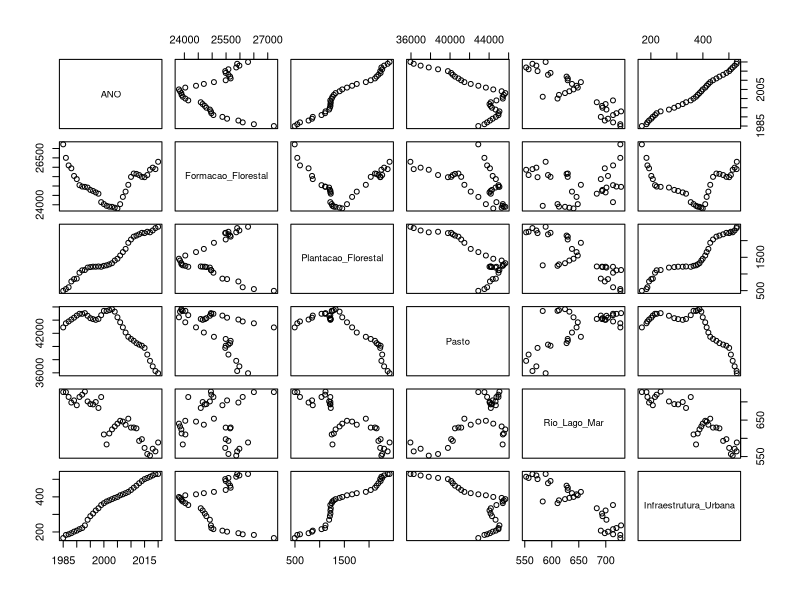
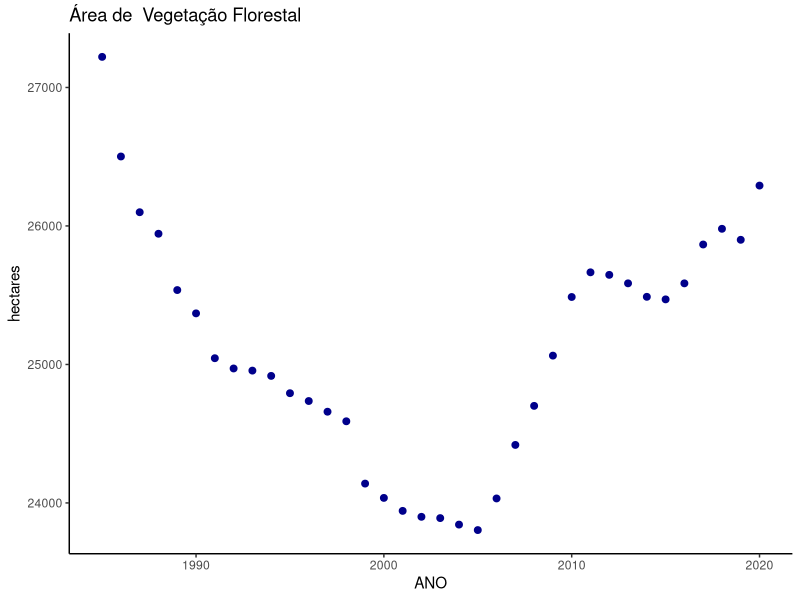
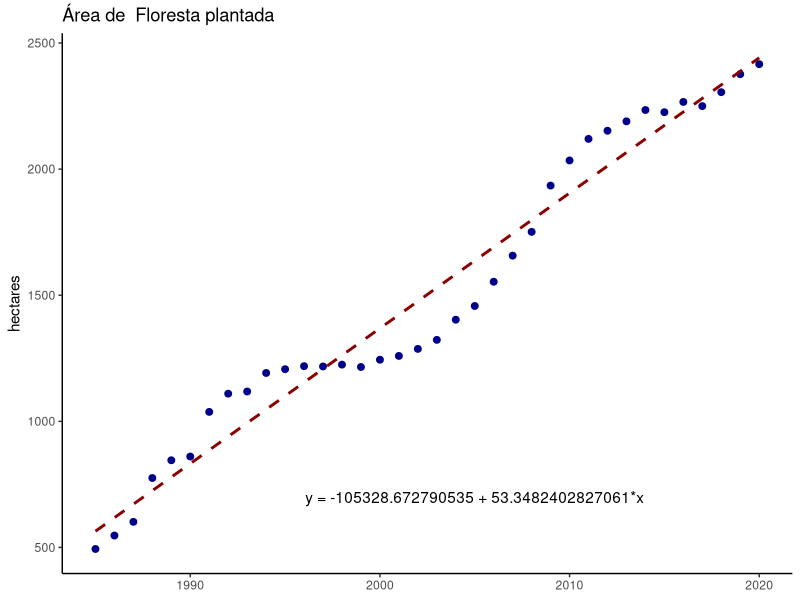
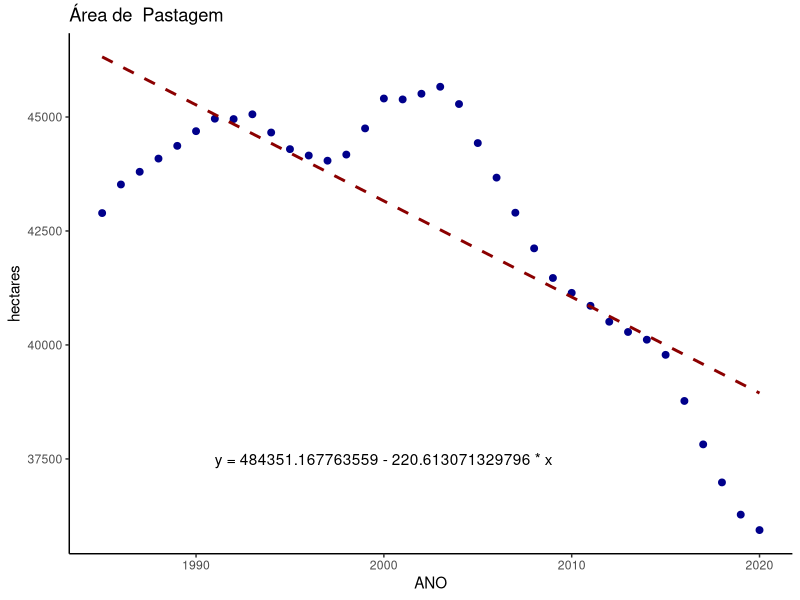
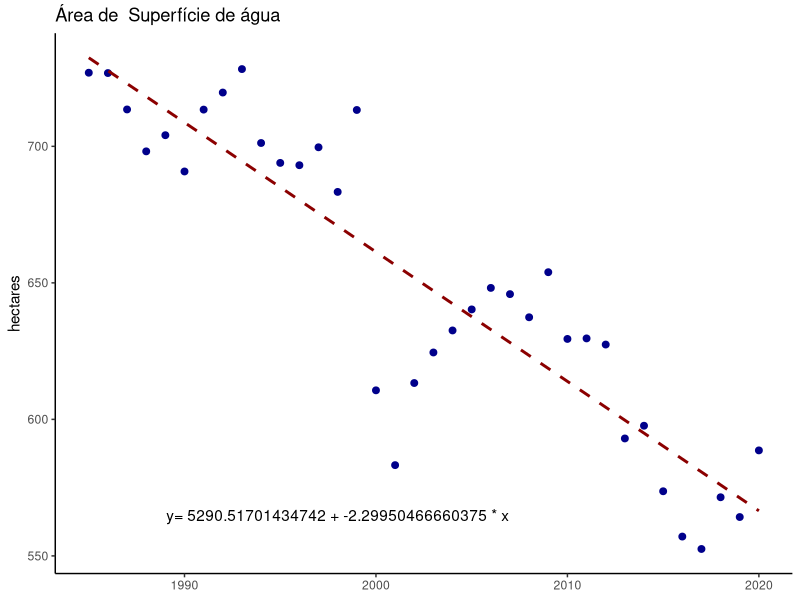
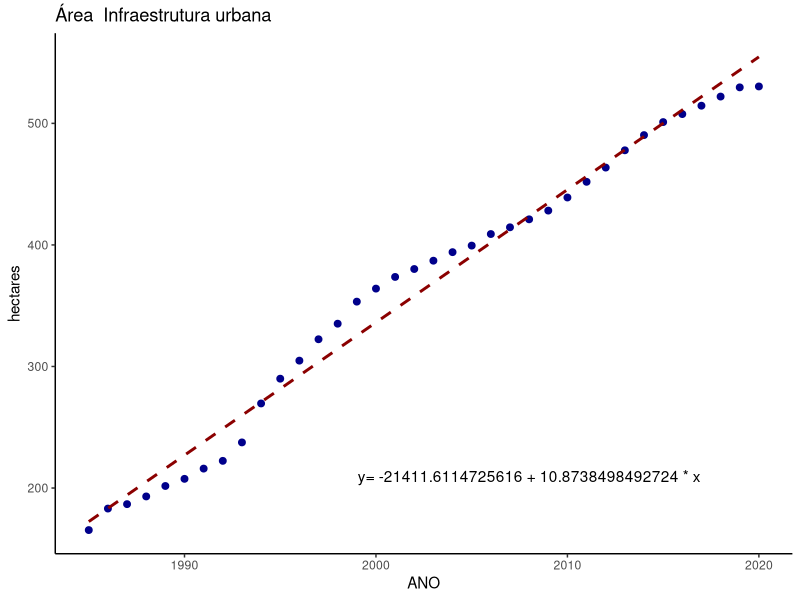
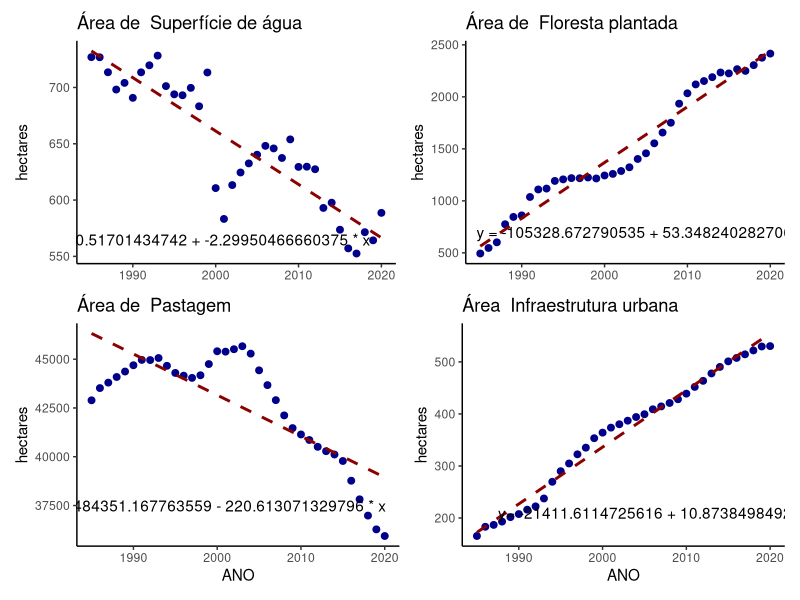
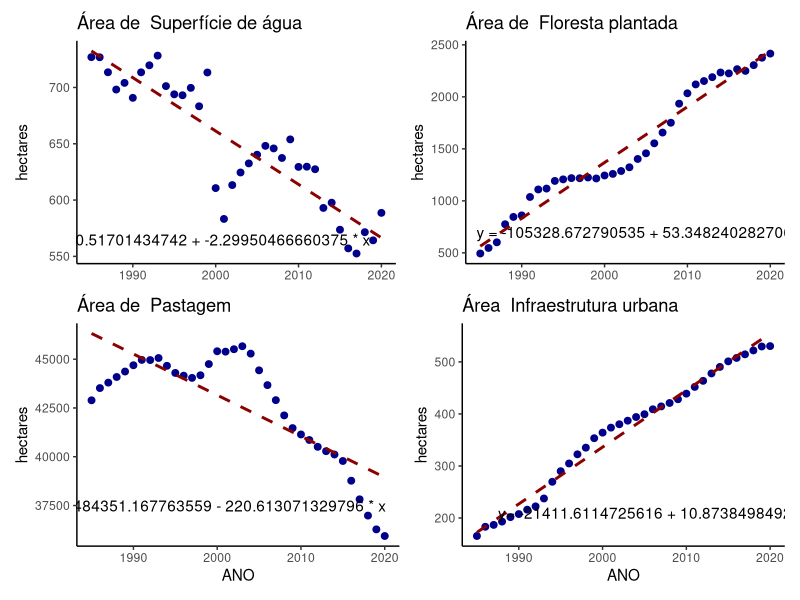

Write the R code that produced these figures, in order.
#install.packages('tidyr')
#install.packages('rlist')
#install.packages('ggplot2')
#install.packages('patchwork')

library(ggplot2)
library(readr)
library(stringr)
library(tidyr)
library(dplyr)
library(rlist)
library(patchwork)

denvar.water = 'Superfície de água'
denvar.pasto = 'Pastagem'
denvar.florestaplantada = 'Floresta plantada'
denvar.florestanatural = 'Vegetação Florestal'
denvar.urbanizada = 'Infraestrutura urbana'

# Função para obter as variáveis estatísticas para análise e interpretação dos dados.
analisamodelo <- function (summary){
  #Dispersion parameter for gaussian family taken to be
  dpgf <- summary$dispersion
  
  #Residual deviance
  rd <- summary$deviance
  
  #Degrees of dispersion - DF / Grau de liberdade()
  dfl <- summary$df.residual
  
  intercept <- summary[["coefficients"]][1]
  variavel <- summary[["coefficients"]][2][1]
  dependente <- summary[["terms"]][[2]]
  independente <- summary[["terms"]][[3]]
  relacao <-  rd/dfl
  index <- dpgf/relacao #se for próximo de 1 a relação é significatica
  equacao <- paste('y=', intercept, '+', variavel, '* x')
  return (c(Dispersion_parameter=dpgf, Residual_deviance=rd,     degrees_of_freedom=dfl, est_intercept = intercept, est_dependente=variavel, var_dependente=dependente, var_independente=independente, relacao=relacao, index=index, equacao=equacao))
}

coverage <- read_csv("datasets/mapbiomas-brazil-collection-71-doce-area.csv", show_col_types = FALSE)

#Seleção de variáveis de interesse neste estudo
var_interesse <- c("ANO", "Forest Formation", "Forest Plantation", "Pasture" , "River, Lake and Ocean", "Urban Infrastructure" )
coverage <- coverage%>%select("area", 'band', 'class_name')
coverage
colnames(coverage) <- c('AREA_HA', 'ANO', 'CLASSE')
coverage$ANO <- str_replace(coverage$ANO, 'classification_', '')
coverage <- coverage %>% filter(CLASSE %in% var_interesse)
coverage <- spread(coverage, CLASSE, AREA_HA)
coverage$ANO <- as.integer(coverage$ANO)

colnames(coverage) <- c("ANO", "Formacao_Florestal", "Plantacao_Florestal", "Pasto" , "Rio_Lago_Mar", "Infraestrutura_Urbana" )

water <- read_csv("datasets/mapbiomas-brazil-collection-10-doce-area.csv", show_col_types = FALSE)
water <- water %>% select(band, area)
colnames(water) <- c('ANO', 'WATER_COVERAGE_HA')
water$ANO <- str_replace(water$ANO, 'water_coverage_', '')
water$ANO <- as.integer(water$ANO)

dataset <- merge(coverage, water)
dataset$Rio_Lago_Mar = dataset$WATER_COVERAGE_HA
#Remove variável da memória, apartir desta linha consideramos a variável "dataset"
rm(coverage)
rm(water)
dataset <- dataset%>%select(-WATER_COVERAGE_HA)
attach(dataset)
set.seed(2023)
colnames((dataset))
plot(dataset)
#Variável para armazenar a lista com os dados dos modelos para posterior avaliação
modelos = list()

#### 1 - Análise: Formacao_Florestal~ANO
m1 <- glm(Formacao_Florestal~ANO)
mnulo1 <- glm(Formacao_Florestal~1)

anova.md1 <- anova(m1, mnulo1, test='F')
summary.m1 <- summary(m1)

dt.modelo1 <- analisamodelo(summary.m1)
modelos <- append(modelos, dt.modelo1)

#### 1.1 - Gráfico: Formacao_Florestal~ANO
#plot(Formacao_Florestal~ANO, ylab="Formação florestal plantada (ha)", xlab=dt.modelo1$var_independente, pch=16,las=1,bty="l")
chart.m1 <- ggplot(data=dataset, aes(y=Formacao_Florestal, x=ANO)) + 
  geom_point(color='darkblue', size=2) +
  theme(
    axis.line = element_line(),
    panel.grid.major = element_blank(),
    panel.grid.minor = element_blank(),
    panel.border = element_blank(),
    panel.background = element_blank()
  ) +
  labs(
    #x = 'ANO',
    y = 'hectares',
    title = paste('Área de ', denvar.florestanatural)
  ) #+ annotate("text", x = 1990, y = 0, label = equacao) 
  #facet_grid(Formacao_Florestal + Plantacao_Florestal~ANO)
chart.m1

################################################################################
#### 2 - Análise: Plantacao_Florestal~ANO
m2 <- glm(Plantacao_Florestal~ANO)
mnulo2 <- glm(Plantacao_Florestal~1)

anova.md2 <- anova(m2, mnulo2, test='F')
summary.m2 <- summary(m2)

dt.modelo2 <- analisamodelo(summary.m2)
modelos <- append(modelos, dt.modelo2)
anova.md2
dt.modelo2
#### 2.1 - Gráfico: Plantacao_Florestal~ANO
chart.m2 <- ggplot(data=dataset, aes(y=Plantacao_Florestal, x=ANO)) + 
  geom_point(color='darkblue', size=2) + 
  theme(
    axis.line = element_line(),
    axis.title.x = element_blank(),
    panel.grid.major = element_blank(),
    panel.grid.minor = element_blank(),
    panel.border = element_blank(),
    panel.background = element_blank()
  ) +
  stat_smooth(method = "lm",
  linetype="dashed", color="darkred", se = FALSE, size = 1) +
  labs(
    #x = 'ANO',
    y = 'hectares',
    title = paste('Área de ', denvar.florestaplantada)
  ) +
  annotate("text", x = 2005, y = 700, label = "y = -105328.672790535 + 53.3482402827061*x", parse = FALSE)
chart.m2



################################################################################
#### 3 - Análise: Pasto~ANO
m3 <- glm(Pasto~ANO)
mnulo3 <- glm(Pasto~1)

anova.md3 <- anova(m3, mnulo3, test='F')
summary.m3 <- summary(m3)

dt.modelo3 <- analisamodelo(summary.m3)
modelos <- append(modelos, dt.modelo3)
anova.md3
dt.modelo3
1.531e-09<0.05
#### 3.2 - Gráfico: Pasto~ANO
#Pasto~ANO
chart.m3 <- ggplot(data=dataset, aes(y=Pasto, x=ANO)) + 
  geom_point(color='darkblue', size=2) +
  theme(
    axis.line = element_line(),
    panel.grid.major = element_blank(),
    panel.grid.minor = element_blank(),
    panel.border = element_blank(),
    panel.background = element_blank()
  ) +
  stat_smooth(method = "lm",
              linetype="dashed", color="darkred", se = FALSE, size = 1) +
  annotate("text", y = 37500, x = 2000, label = "y = 484351.167763559 - 220.613071329796 * x", parse = FALSE) +
  labs(
    #x = 'ANO',
    y = 'hectares',
    title = paste('Área de ', denvar.pasto)
  )

chart.m3
summary.m3


################################################################################
#### 4 - Análise: Rio_Lago_Mar~ANO
m4 <- glm(Rio_Lago_Mar~ANO)
mnulo4 <- glm(Rio_Lago_Mar~1)

anova.md4 <- anova(m4, mnulo4, test='F')
summary.m4 <- summary(m4)

dt.modelo4 <- analisamodelo(summary.m4)
modelos <- append(modelos, dt.modelo4)
anova.md4
dt.modelo4
8.235e-08<0.05
chart.m4 <- ggplot(data=dataset, aes(y=Rio_Lago_Mar, x=ANO)) + 
  geom_point(color='darkblue', size=2) +
  theme(
    axis.line = element_line(),
    axis.title.x = element_blank(),
    panel.grid.major = element_blank(),
    panel.grid.minor = element_blank(),
    panel.border = element_blank(),
    panel.background = element_blank()
  ) +
  stat_smooth(method = "lm",
              linetype="dashed", color="darkred", se = FALSE, size = 1) +
  annotate("text", y = 565, x = 1998, label = "y= 5290.51701434742 + -2.29950466660375 * x", parse = FALSE) +
  labs(
    x = 'ANO',
    y = 'hectares',
    title = paste('Área de ', denvar.water)
  )
chart.m4


################################################################################
#### 5 - Análise: Infraestrutura_Urbana~ANO
m5 <- glm(Infraestrutura_Urbana~ANO)
mnulo5 <- glm(Infraestrutura_Urbana~1)

anova.md5 <- anova(m5, mnulo5, test='F')
summary.m5 <- summary(m5)

dt.modelo5 <- analisamodelo(summary.m5)
modelos <- append(modelos, dt.modelo5)
anova.md5
dt.modelo5
summary.m5
2.2e-16<0.05
chart.m5 <- ggplot(data=dataset, aes(y=Infraestrutura_Urbana, x=ANO)) + 
  geom_point(color='darkblue', size=2) +
  theme(
    axis.line = element_line(),
    panel.grid.major = element_blank(),
    panel.grid.minor = element_blank(),
    panel.border = element_blank(),
    panel.background = element_blank()
  ) +
  stat_smooth(method = "lm",
            linetype="dashed", color="darkred", se = FALSE, size = 1) +
  annotate("text", y = 210, x = 2008, label = "y= -21411.6114725616 + 10.8738498492724 * x", parse = FALSE) +
  labs(
    x = 'ANO',
    y = 'hectares',
    title = paste('Área ', denvar.urbanizada)
  )
chart.m5

charts1 <- (chart.m4 | chart.m2) / (chart.m3 | chart.m5)
charts1 + annotate("text", y = 0, x = 0, label = "figura 01")
charts1
colnames(dataset)
530/387
1080/1.369509
1080*2
2*788


################################################################################
#### 6 - Análise: Rio_Lago_Mar~Infraestrutura_Urbana
m6 <- glm(Rio_Lago_Mar~Infraestrutura_Urbana)
mnulo6 <- glm(Rio_Lago_Mar~1)

anova.md6 <- anova(m6, mnulo6, test='F')
summary.m6 <- summary(m6)

dt.modelo6 <- analisamodelo(summary.m6)
modelos <- append(modelos, dt.modelo6)
anova.md6
dt.modelo6
summary.m6
anova.md6$`Pr(>F)`<0.05

chart.m6 <- ggplot(data=dataset, aes(x=Infraestrutura_Urbana, y=Rio_Lago_Mar)) + 
  geom_point(color='darkblue', size=5) +
  theme(
    axis.line = element_line(),
    panel.grid.major = element_blank(),
    axis.title = element_text(size=18),
    panel.grid.minor = element_blank(),
    panel.border = element_blank(),
    panel.background = element_blank()
  ) +
  stat_smooth(method = "lm",
              linetype="dashed", color="darkred", se = FALSE, size = 1) +
  annotate("text", size = 10, x = 400, y = 725, label = "y = 765.509767577184 - 0.219415393368874 * x", parse = FALSE) +
  labs(
    y = paste(denvar.water, '(ha)'),
    x = paste('Área ', denvar.urbanizada)
  )
chart.m6
summary.m6
dt.modelo6
colnames(dataset)


################################################################################
#### 7 - Análise: Rio_Lago_Mar~Plantacao_Florestal
m7 <- glm(Rio_Lago_Mar~Plantacao_Florestal)
mnulo7 <- glm(Rio_Lago_Mar~1)

anova.md7 <- anova(m7, mnulo7, test='F')
summary.m7 <- summary(m7)

dt.modelo7 <- analisamodelo(summary.m7)
modelos <- append(modelos, dt.modelo7)
anova.md7
dt.modelo7
anova.md7$`Pr(>F)`<0.05

chart.m7 <- ggplot(data=dataset, aes(x=Plantacao_Florestal, y=Rio_Lago_Mar)) + 
  geom_point(color='darkblue', size=5) +
  theme(
    axis.line = element_line(),
    axis.title = element_text(size=18),
    panel.grid.major = element_blank(),
    panel.grid.minor = element_blank(),
    panel.border = element_blank(),
    panel.background = element_blank()
  ) +
  stat_smooth(method = "lm",
              linetype="dashed", color="darkred", se = FALSE, size = 1) +
  annotate("text", size=10, x = 1800, y = 730, label = "y = 771.49880872459 - 0.0811982098441572 * x", parse = FALSE) +
  labs(
    y = paste(denvar.water, '(ha)'),
    x = paste('Área de ', denvar.florestaplantada, ' (ha)'),
  )
chart.m7
summary.m7
dt.modelo7

788*1.4

################################################################################
#### 8 - Análise: Rio_Lago_Mar~Pasto
m8 <- glm(Rio_Lago_Mar~Pasto)
mnulo8 <- glm(Rio_Lago_Mar~1)

anova.md8 <- anova(m8, mnulo8, test='F')
summary.m8 <- summary(m8)

dt.modelo8 <- analisamodelo(summary.m8)
modelos <- append(modelos, dt.modelo8)
anova.md8
dt.modelo8
anova.md8$`Pr(>F)`<0.05

chart.m8 <- ggplot(data=dataset, aes(x=Pasto, y=Rio_Lago_Mar)) + 
  geom_point(color='darkblue', size=5) +
  theme(
    axis.line = element_line(),
    panel.grid.major = element_blank(),
    axis.title = element_text(size=18),
    panel.grid.minor = element_blank(),
    panel.border = element_blank(),
    panel.background = element_blank()
  ) +
  stat_smooth(method = "lm",
              linetype="dashed", color="darkred", se = FALSE, size = 1) +
  annotate("text", size=10, x = 39700, y = 700, label = "y = 81.4364024310247 + 0.0133243204093905 * x", parse = FALSE) +
  labs(
    y = paste(denvar.water, ' (ha)'),
    x = paste(denvar.pasto, ' (ha)'),
  )
chart.m8
summary.m8
dt.modelo8

8.144e+01
